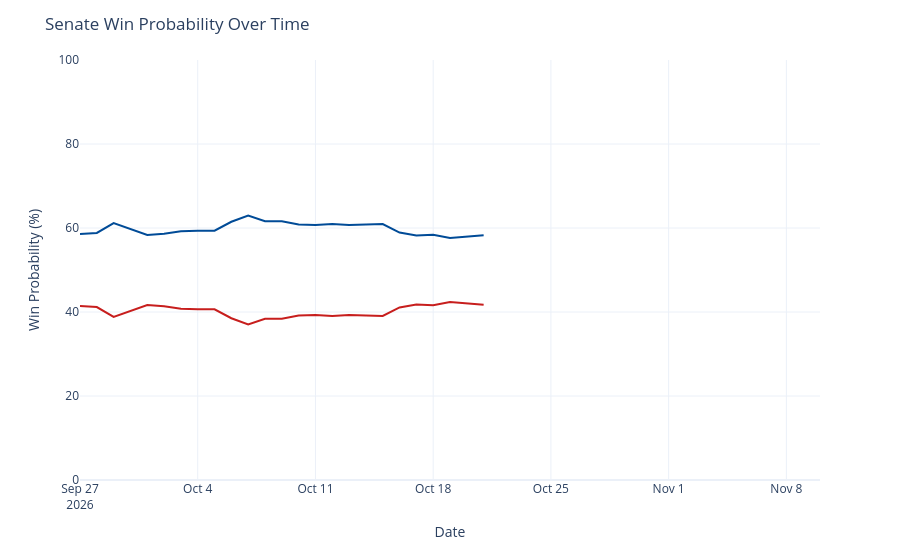

Source (notebook cell):
### Code cell
chance_over_time = output_ts[(output_ts['geo'] == 'US Senate') &
                             (output_ts['type'] == 'chance')]
chance_over_time['rep_chance'] = chance_over_time['y'].map(lambda x: 100 - x)
chance_over_time = chance_over_time.rename({'y': 'Democrats', 'rep_chance': 'Republicans'}, axis=1)
chance_time_ser = px.line(chance_over_time, x='date', y=['Democrats', 'Republicans'], template='plotly_white',
                         color_discrete_map={'Democrats': '#004b97', 'Republicans': '#c71e1d'},)
chance_time_ser.update_traces(hovertemplate="%{y:.1f}%")
chance_time_ser.update_layout(
    xaxis=dict(range=[pd.to_datetime('2026-09-27'), pd.to_datetime('2026-11-10')]),
    yaxis=dict(range=[0, 100]),
    xaxis_title='Date',
    yaxis_title='Win Probability (%)',
    title=dict(text="Senate Win Probability Over Time"),
    hovermode="x",
    showlegend=False
)
chance_time_ser

### Figure 1 — Plotly figure (JSON) as saved in the notebook; plotly's stock layout.template omitted (floating-point values rounded to 4 significant figures)
{"data": [{"hovertemplate": "%{y:.1f}%", "legendgroup": "Democrats", "line": {"color": "#004b97", "dash": "solid"}, "marker": {"symbol": "circle"}, "mode": "lines", "name": "Democrats", "orientation": "v", "showlegend": true, "type": "scatter", "x": ["2026-09-27", "2026-09-28", "2026-09-29", "2026-09-30", "2026-10-01", "2026-10-02", "2026-10-03", "2026-10-04", "2026-10-05", "2026-10-06", "2026-10-07", "2026-10-08", "2026-10-09", "2026-10-10", "2026-10-11", "2026-10-12", "2026-10-13", "2026-10-15", "2026-10-16", "2026-10-17", "2026-10-18", "2026-10-19", "2026-10-20", "2026-10-21"], "xaxis": "x", "y": [58.6, 58.83, 61.17, 59.8, 58.36, 58.64, 59.21, 59.34, 59.36, 61.49, 62.99, 61.61, 61.59, 60.85, 60.69, 60.92, 60.74, 60.95, 58.91, 58.21, 58.41, 57.61, 57.88, 58.25], "yaxis": "y"}, {"hovertemplate": "%{y:.1f}%", "legendgroup": "Republicans", "line": {"color": "#c71e1d", "dash": "solid"}, "marker": {"symbol": "circle"}, "mode": "lines", "name": "Republicans", "orientation": "v", "showlegend": true, "type": "scatter", "x": ["2026-09-27", "2026-09-28", "2026-09-29", "2026-09-30", "2026-10-01", "2026-10-02", "2026-10-03", "2026-10-04", "2026-10-05", "2026-10-06", "2026-10-07", "2026-10-08", "2026-10-09", "2026-10-10", "2026-10-11", "2026-10-12", "2026-10-13", "2026-10-15", "2026-10-16", "2026-10-17", "2026-10-18", "2026-10-19", "2026-10-20", "2026-10-21"], "xaxis": "x", "y": [41.4, 41.17, 38.83, 40.2, 41.64, 41.36, 40.79, 40.66, 40.64, 38.51, 37.01, 38.39, 38.41, 39.15, 39.31, 39.08, 39.26, 39.05, 41.09, 41.79, 41.59, 42.39, 42.12, 41.75], "yaxis": "y"}], "layout": {"hovermode": "x", "legend": {"title": {"text": "variable"}, "tracegroupgap": 0}, "margin": {"t": 60}, "showlegend": false, "title": {"text": "Senate Win Probability Over Time"}, "xaxis": {"anchor": "y", "domain": [0, 1], "range": ["2026-09-27T00:00:00", "2026-11-10T00:00:00"], "title": {"text": "Date"}}, "yaxis": {"anchor": "x", "domain": [0, 1], "range": [0, 100], "title": {"text": "Win Probability (%)"}}}}
